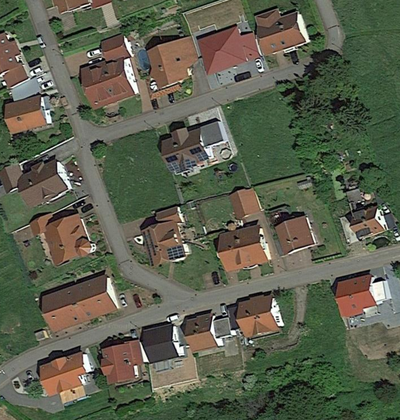
%> input picture weselberg.png, 400 x 420 px, shrunk from 711 x 747 before the run
$ octave weselberg.m   (GNU Octave 9; MATLAB toolbox functions it lacks are replaced by stand-ins)
%> lines starting %> are read from the running program, lines starting %| are printed output that depends on the picture; in (x1, y1, x2, y2) boxes, pixels count from 0 and x2, y2 are one past the last pixel; in counts of white or black regions, pixels touching at a corner belong together; the program's own positions count from 1
### colorsplit.m
% shows intensity distribution on different color layers
% second arg is title for figure

function colorsplit = colorsplit( image, fig_name )

dummy = zeros( size( image(:,:,1) ) );

figure( 'Name', fig_name )
% images

subplot(231)
imshow( cat( 3, image(:,:,1), dummy, dummy ) )
title( 'Red' )
subplot(232)
imshow( cat( 3, dummy, image(:,:,2), dummy ) )
title( 'Green' )
subplot(233)
imshow( cat( 3, dummy, dummy, image(:,:,3) ) )
title( 'Blue' )

% histograms
n = 100;
subplot(234)
histogram( image(:,:,1), n )
title( 'Red Intensity Distribution' )
subplot(235)
histogram( image(:,:,2), n )
title( 'Green Intensity Distribution' )
subplot(236)
histogram( image(:,:,3), n )
title( 'Blue Intensity Distribution' )

end

### draw_edges.m
% draws edges on original image in specified color
% third arg is color of edges
% fourth arg is figure name

% if edges of different colors are desired, can also input
% edges as a MxNxj matrix with a 1xj matric to indicate colors

function draw_edges = draw_edges( image, edges, c, fig_name )

figure( 'Name', fig_name )
subplot(121)
imshow( image )
title( 'Original' )

for i = 1:3
    for j = 1: length(c)
    layer = image(:,:,i);
        if i == c(j)
            layer( edges(:,:,j) > 0 ) = 1;
        else
            layer( edges(:,:,j) > 0 ) = 0;
        end
        image(:,:,i) = layer;
    end
end

subplot(122)
imshow( image )
title( 'Detected Buildings' )

end

### weselberg.m
close all; clear; clc

image = imread( './weselberg.png' );
%> image is the input picture: size 420x400x3 uint8; mean R, G, B 91.5, 95.4, 77.4
image = double( image )./255;
%> image: size 420x400x3 double
copy = image;

red_layer = image(:,:,1);
green_layer = image(:,:,2);
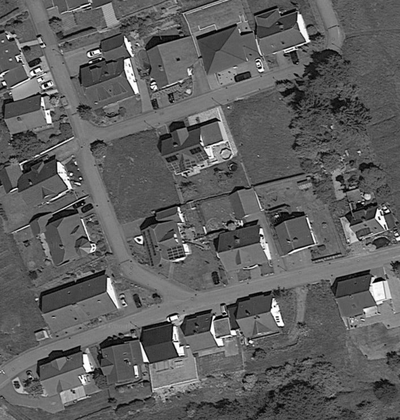
%> green_layer: size 420x400 double; min 0, max 1, mean 0.374
blue_layer = image(:,:,3);

%% color split
colorsplit( image, 'Weselberg Colors' );
%> in colorsplit, `dummy = zeros( size( image(:,:,1) ) );`: dummy: size 420x400 double; every value is 0
%> in colorsplit, `imshow( cat( 3, dummy, dummy, image(:,:,3) ) )`:
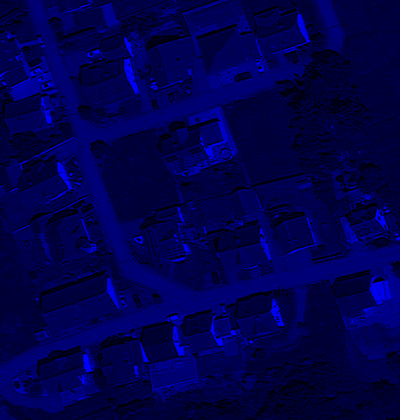
%> displayed picture: size 420x400x3, on the screen's scale of 0 to 255; mean R, G, B 0, 0, 77.4
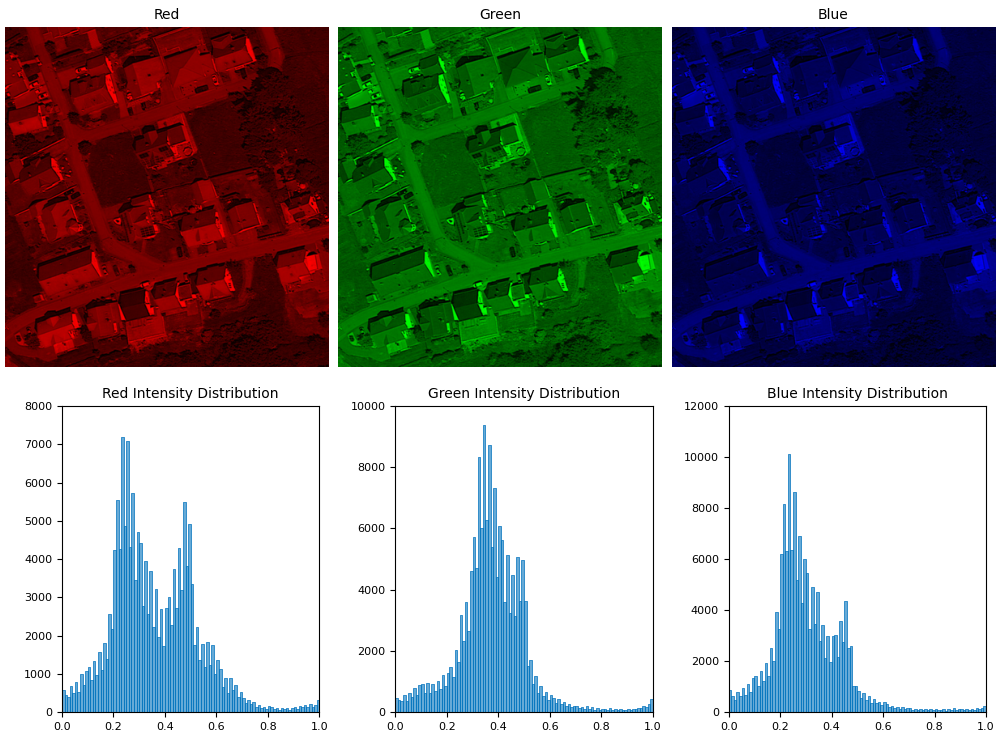
%> figure redrawn from the program's plot data, 6 panels

%% playing around with colors
%% just blue; used for getting rid of road
figure( 'Name', 'Blue' )
subplot(141)
imshow( blue_layer )

blue_layer( blue_layer < 0.42 | blue_layer > 0.5 ) = 0;
subplot(142)
imshow( blue_layer )

blue_layer = imfill( blue_layer );
subplot(143)
imshow( blue_layer )

se = strel( 'disk', 3 );
blue_layer = imopen( blue_layer, se );
subplot(144)
imshow( blue_layer )

%% just red; bright part of houses
figure( 'Name', 'Red' )
subplot(141)
red_layer( red_layer < 0.5 ) = 0;
imshow( red_layer )
title( 'Thresholding' )

red_layer( blue_layer > 0 ) = 0;
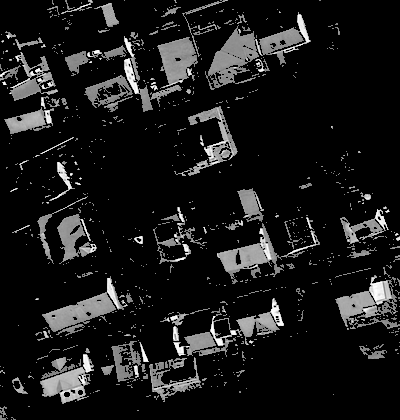
%> red_layer: size 420x400 double; min 0, max 1, mean 0.0977
subplot(142)
imshow( red_layer )
title( 'Road Removed' )

red_layer = imfill( red_layer );
subplot(143)
imshow( red_layer )
title( 'Filling' )

se = strel( 'disk', 2 );
red_layer = imopen( red_layer, se );
subplot(144)
imshow( red_layer )
title( 'Opening' )

%% just green; dark part of houses
figure( 'Name', 'Green' )
green_layer( green_layer > 0.3 )= 0;
subplot(141)
imshow( green_layer )
title( 'Thresholding' )

green_layer( blue_layer > 0 ) = 0;
%> green_layer: size 420x400 double; min 0, max 0.298, mean 0.0466; mean of the top-left, top-right, bottom-left and bottom-right quarters 0.0436, 0.0463, 0.0431, 0.0533
subplot(142)
imshow( green_layer )
title( 'Road Removed' )

green_layer = imfill( green_layer );
subplot(143)
imshow( green_layer )
title( 'Filling' )

se = strel( 'disk', 2 );
green_layer = imopen( green_layer, se );
subplot(144)
imshow( green_layer )
title( 'Opening' )

%% all together
buildings = red_layer + green_layer;
buildings( buildings > 0 ) = 255;
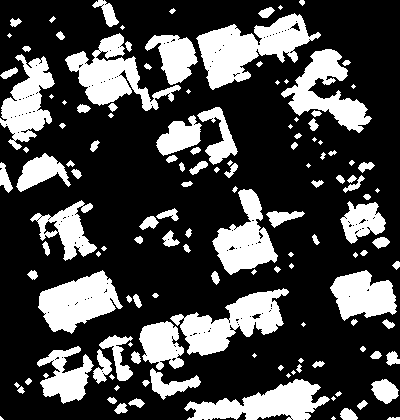
%> buildings: size 420x400 double; 27.7% white; 136 white regions (36 under 20 px), largest, box (x1, y1, x2, y2) and area: (196, 13, 321, 90) 4318, (170, 288, 289, 356) 3516, (65, 33, 181, 111) 3349
edge_t = 0.5;
edges = edge( buildings, 'Prewitt', edge_t );
%> edges: size 420x400 logical; 6.7% white in thin lines or dots
sed = strel( 'disk', 2 );
edges = imdilate( edges, sed );
%> edges: size 420x400 logical; 25.6% white; 64 white regions, largest, box (x1, y1, x2, y2) and area: (34, 285, 291, 417) 8109, (63, 0, 323, 120) 7469, (273, 46, 374, 148) 2778

%% draw edges on image in red
draw_edges( image, edges, 1, 'Detected Buildings in Weselberg' );
%> after the loop in draw_edges, `for i = 1:3`:
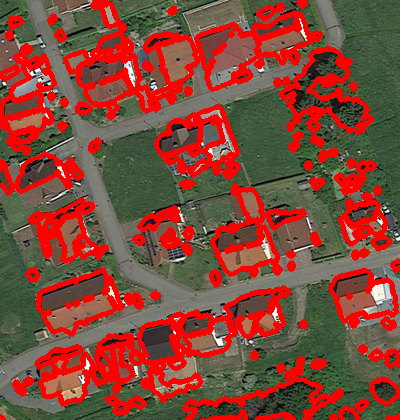
%> image: size 420x400x3 double; mean R, G, B 0.519, 0.281, 0.224
%> after the loop in draw_edges, `for i = 1:3`:
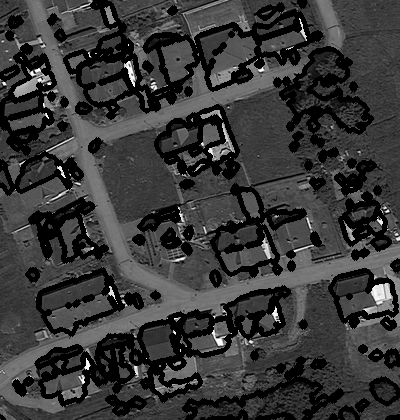
%> layer: size 420x400 double; min 0, max 1, mean 0.224

$ run again, with Damascus_2011.png copied over weselberg.png
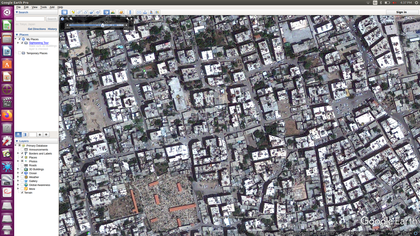
%> input picture Damascus_2011.png, 420 x 236 px, shrunk from 1920 x 1080 before the run
%> image is the input picture: size 236x420x3 uint8; mean R, G, B 139.3, 137.4, 143.7
%> dummy: size 236x420 double; every value is 0
%> `buildings( buildings > 0 ) = 255;`:
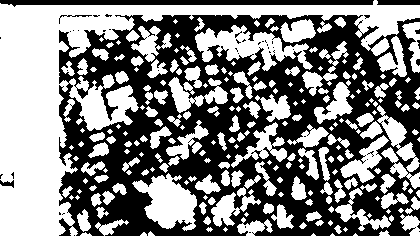
%> buildings: size 236x420 double; 51.6% white; 49 black regions (43 under 20 px), largest, box (x1, y1, x2, y2) and area: (59, 15, 420, 236) 45549, (0, 0, 374, 7) 1859, (377, 0, 420, 5) 212, (0, 180, 14, 188) 61, (59, 15, 92, 24) 51, (416, 59, 420, 66) 23
%> after the loop in draw_edges, `for i = 1:3`:
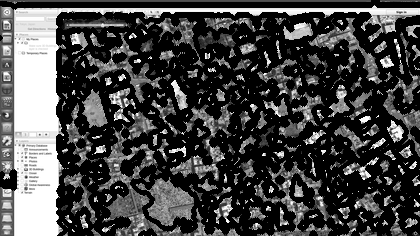
%> layer: size 236x420 double; min 0, max 1, mean 0.275

$ run again, with Dubai_1.png copied over weselberg.png
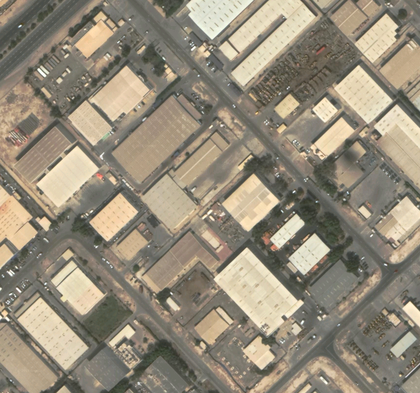
%> input picture Dubai_1.png, 420 x 393 px, shrunk from 1211 x 1133 before the run
%> image is the input picture: size 393x420x3 uint8; mean R, G, B 148.8, 139.8, 122.3
%> dummy: size 393x420 double; every value is 0
%> `buildings( buildings > 0 ) = 255;`:
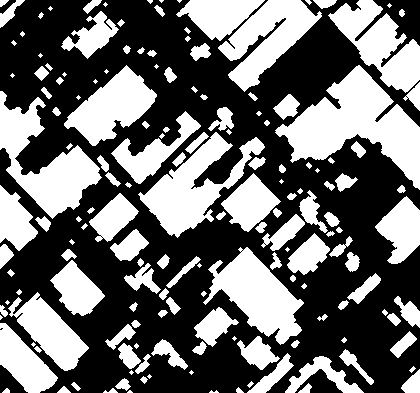
%> buildings: size 393x420 double; 42% white; 161 white regions (34 under 20 px), largest, box (x1, y1, x2, y2) and area: (275, 65, 420, 190) 7777, (0, 91, 102, 219) 5151, (138, 132, 265, 238) 4884
%> after the loop in draw_edges, `for i = 1:3`:
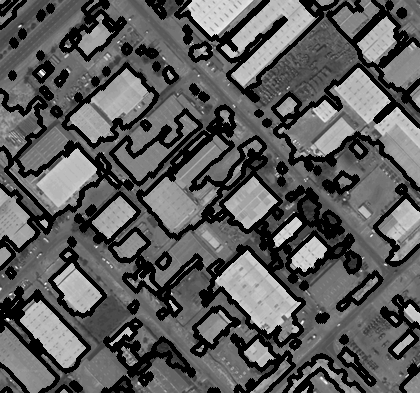
%> layer: size 393x420 double; min 0, max 1, mean 0.36

$ run again, with Dubai_3.png copied over weselberg.png
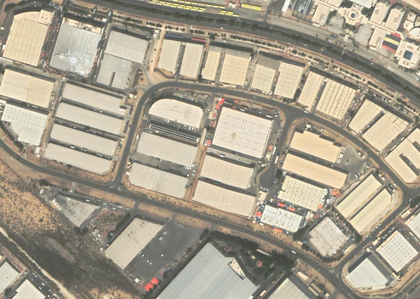
%> input picture Dubai_3.png, 420 x 299 px, shrunk from 1381 x 982 before the run
%> image is the input picture: size 299x420x3 uint8; mean R, G, B 168.1, 159.8, 141.7
%> dummy: size 299x420 double; every value is 0
%> after the loop in draw_edges, `for i = 1:3`:
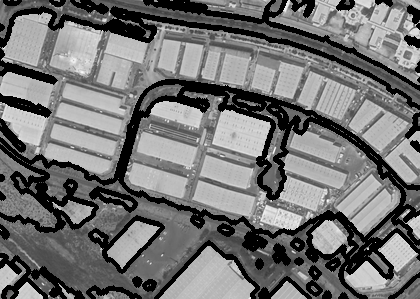
%> layer: size 299x420 double; min 0, max 1, mean 0.451
